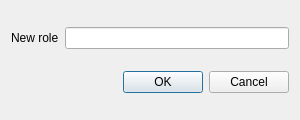
<?xml version="1.0" encoding="UTF-8"?>
<ui version="4.0">
 <class>RoleCreationDialog</class>
 <widget class="QDialog" name="RoleCreationDialog">
  <property name="windowModality">
   <enum>Qt::WindowModality::WindowModal</enum>
  </property>
  <property name="geometry">
   <rect>
    <x>0</x>
    <y>0</y>
    <width>300</width>
    <height>120</height>
   </rect>
  </property>
  <property name="sizePolicy">
   <sizepolicy hsizetype="Fixed" vsizetype="Fixed">
    <horstretch>0</horstretch>
    <verstretch>0</verstretch>
   </sizepolicy>
  </property>
  <property name="windowTitle">
   <string>Dialog</string>
  </property>
  <layout class="QVBoxLayout" name="verticalLayout">
   <item>
    <layout class="QHBoxLayout" name="horizontalLayout">
     <item>
      <widget class="QLabel" name="label">
       <property name="text">
        <string>New role</string>
       </property>
      </widget>
     </item>
     <item>
      <widget class="QLineEdit" name="lineEdit"/>
     </item>
    </layout>
   </item>
   <item>
    <widget class="QDialogButtonBox" name="buttonBox">
     <property name="orientation">
      <enum>Qt::Orientation::Horizontal</enum>
     </property>
     <property name="standardButtons">
      <set>QDialogButtonBox::StandardButton::Cancel|QDialogButtonBox::StandardButton::Ok</set>
     </property>
    </widget>
   </item>
  </layout>
 </widget>
 <resources/>
 <connections>
  <connection>
   <sender>buttonBox</sender>
   <signal>accepted()</signal>
   <receiver>RoleCreationDialog</receiver>
   <slot>accept()</slot>
   <hints>
    <hint type="sourcelabel">
     <x>248</x>
     <y>254</y>
    </hint>
    <hint type="destinationlabel">
     <x>157</x>
     <y>274</y>
    </hint>
   </hints>
  </connection>
  <connection>
   <sender>buttonBox</sender>
   <signal>rejected()</signal>
   <receiver>RoleCreationDialog</receiver>
   <slot>reject()</slot>
   <hints>
    <hint type="sourcelabel">
     <x>316</x>
     <y>260</y>
    </hint>
    <hint type="destinationlabel">
     <x>286</x>
     <y>274</y>
    </hint>
   </hints>
  </connection>
 </connections>
</ui>
